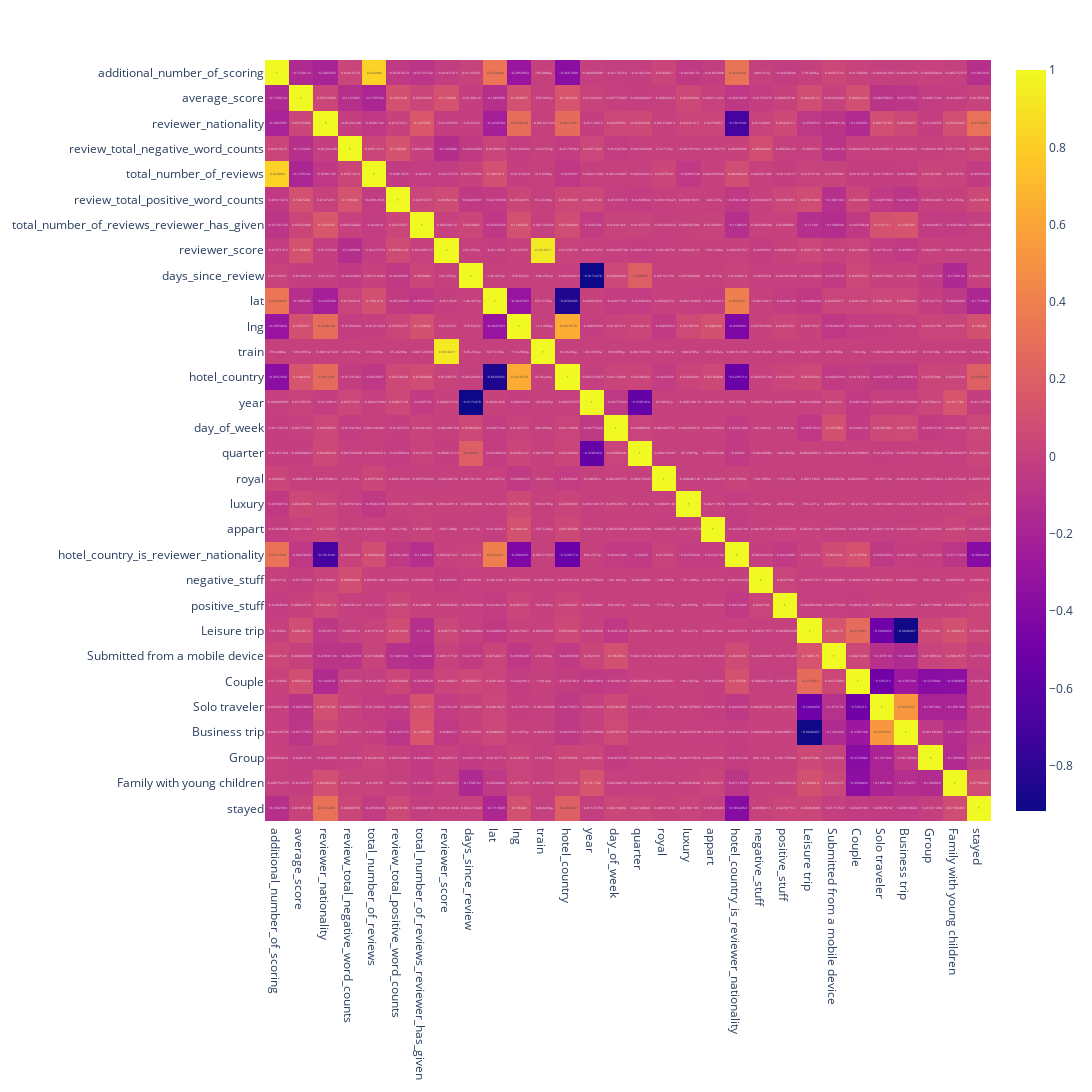

Notebook cell for this chart:
### Code cell
fig = px.imshow(data.corr(numeric_only=True), 
                text_auto=True, aspect="auto",
                # width=40,
                # height=100
                )
fig.update_layout(width=1500, height=1500)
fig.show()

### Figure 1 — Plotly figure (JSON) as saved in the notebook; plotly's stock layout.template omitted (floating-point values rounded to 4 significant figures; data arrays with more than 128 entries replaced by an {"elided": "..."} marker saying what was removed)
{"data": [{"coloraxis": "coloraxis", "hovertemplate": "x: %{x}<br>y: %{y}<br>color: %{z}<extra></extra>", "name": "0", "texttemplate": "%{z}", "type": "heatmap", "x": ["additional_number_of_scoring", "average_score", "reviewer_nationality", "review_total_negative_word_counts", "total_number_of_reviews", "review_total_positive_word_counts", "total_number_of_reviews_reviewer_has_given", "reviewer_score", "days_since_review", "lat", "lng", "train", "hotel_country", "year", "day_of_week", "quarter", "royal", "luxury", "appart", "hotel_country_is_reviewer_nationality", "negative_stuff", "positive_stuff", "Leisure trip", "Submitted from a mobile device", "Couple", "Solo traveler", "Business trip", "Group", "Family with young children", "stayed"], "xaxis": "x", "y": ["additional_number_of_scoring", "average_score", "reviewer_nationality", "review_total_negative_word_counts", "total_number_of_reviews", "review_total_positive_word_counts", "total_number_of_reviews_reviewer_has_given", "reviewer_score", "days_since_review", "lat", "lng", "train", "hotel_country", "year", "day_of_week", "quarter", "royal", "luxury", "appart", "hotel_country_is_reviewer_nationality", "negative_stuff", "positive_stuff", "Leisure trip", "Submitted from a mobile device", "Couple", "Solo traveler", "Business trip", "Group", "Family with young children", "stayed"], "yaxis": "y", "z": {"elided": "30x30 float values"}}], "layout": {"coloraxis": {"colorscale": [[0, "#0d0887"], [0.1111, "#46039f"], [0.2222, "#7201a8"], [0.3333, "#9c179e"], [0.4444, "#bd3786"], [0.5556, "#d8576b"], [0.6667, "#ed7953"], [0.7778, "#fb9f3a"], [0.8889, "#fdca26"], [1, "#f0f921"]]}, "height": 1500, "margin": {"t": 60}, "width": 1500, "xaxis": {"anchor": "y", "domain": [0, 1]}, "yaxis": {"anchor": "x", "autorange": "reversed", "domain": [0, 1]}}}
